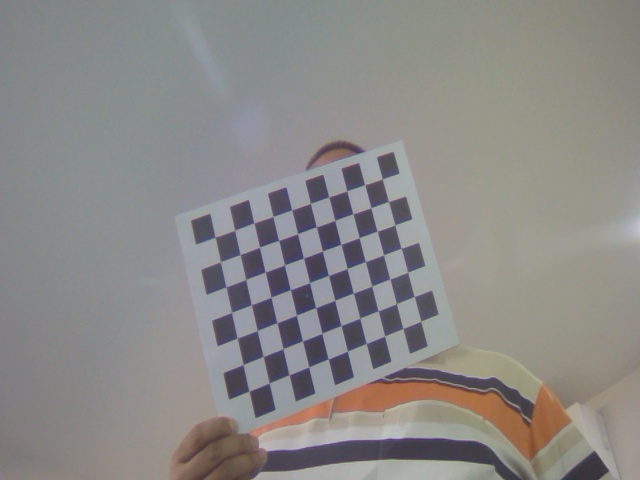
#> input picture camera_calibration/left_images/left_0.jpg, 640 x 480 px; its folder holds 4 pictures in this run
$ python stereo_calibration.py   (older library calls are emulated)
#> lines starting #> are read from the running program, lines starting #| are printed output that depends on the picture; after the words box and inside, x2 and y2 are one past the last pixel; in counts of white or black regions, pixels touching at a corner belong together; pictures that were not available may be replaced by others from this repository, and a replacement may not be noted
import numpy as np
import cv2
import glob

# Find Chessboard Corners - Object Points and Image Points
chessboard_size = (10, 7)
frame_size = (640, 480)

# Termination criteria for corner refinement
criteria = (cv2.TERM_CRITERIA_EPS + cv2.TERM_CRITERIA_MAX_ITER, 30, 0.001)

# Prepare object points, (0, 0, 0), (1, 0, 0), (2, 0, 0) ... (9, 6, 0) => chessboard_size = (10, 7)
objp = np.zeros((chessboard_size[0] * chessboard_size[1], 3), np.float32)
objp[:, :2] = np.mgrid[0:chessboard_size[0], 0:chessboard_size[1]].T.reshape(-1, 2)

# Arrays to store object points and image points from all the images.
objpoints = []  # 3d point in real-world space.
imgpointsL = []  # 2d point in left image plane.
imgpointsR = []  # 2d point in right image plane.

# Read images from the left_images and right_images directories
left_images = sorted(glob.glob('./left_images/*.jpg'))
right_images = sorted(glob.glob('./right_images/*.jpg'))

# Create an OpenCV window to display stereo images
cv2.namedWindow('Draw Stereo Images', cv2.WINDOW_NORMAL)

# Loop through the images
for left_image_path, right_image_path in zip(left_images, right_images):
    # Read the left and right images
    left_image = cv2.imread(left_image_path)
#> left_image is the input picture: shape (480, 640, 3); mean B, G, R 135.5, 137.3, 139.2
    right_image = cv2.imread(right_image_path)
    left_gray = cv2.cvtColor(left_image, cv2.COLOR_BGR2GRAY)
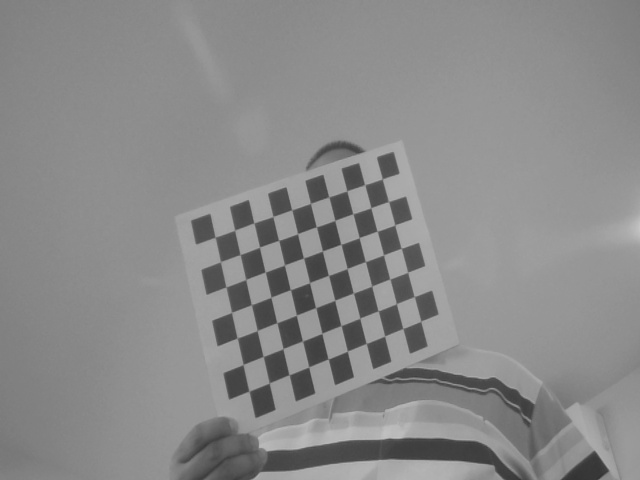
#> left_gray: shape (480, 640); min 50, max 196, mean 137.7
    right_gray = cv2.cvtColor(right_image, cv2.COLOR_BGR2GRAY)

    # Find the chessboard corners
    retL, cornersL = cv2.findChessboardCorners(left_gray, chessboard_size, None)
#> retL = True; cornersL = 70 rows, first 8: [215.2, 237.5], [234.9, 230.4], [253.6, 223.2], [273, 216.6], [291.6, 209.6], [310.5, 203.4], [328.8, 197.4], [346.9, 191]
    retR, cornersR = cv2.findChessboardCorners(right_gray, chessboard_size, None)
#> retR = True; cornersR has the same summary as cornersL

    # If found, add object points, image points (after refining them)
    if retL and retR:  # Checking if both corners are found
        objpoints.append(objp)

        # Refine the corner locations to sub-pixel accuracy
        cornersL = cv2.cornerSubPix(left_gray, cornersL, (11, 11), (-1, -1), criteria)
#> cornersL = 70 rows, first 8: [215.2, 237.3], [234.6, 230.2], [253.9, 222.9], [272.9, 216.6], [291.8, 209.8], [310.4, 203.4], [328.8, 196.9], [346.8, 190.9]
        imgpointsL.append(cornersL)

        cornersR = cv2.cornerSubPix(right_gray, cornersR, (11, 11), (-1, -1), criteria)
#> cornersR has the same summary as cornersL
        imgpointsR.append(cornersR)

        # Draw and display the corners
        cv2.drawChessboardCorners(left_image, chessboard_size, cornersL, retL)
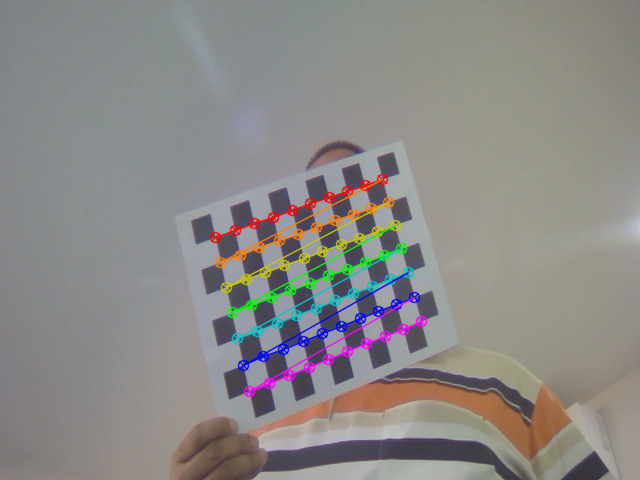
#> left_image: shape (480, 640, 3); 3.84% of pixels changed, all inside (x1, y1, x2, y2) = (209, 173, 428, 398)
        cv2.drawChessboardCorners(right_image, chessboard_size, cornersR, retR)

        # Concatenate the left and right images
        stereo_image = cv2.hconcat([left_image, right_image])
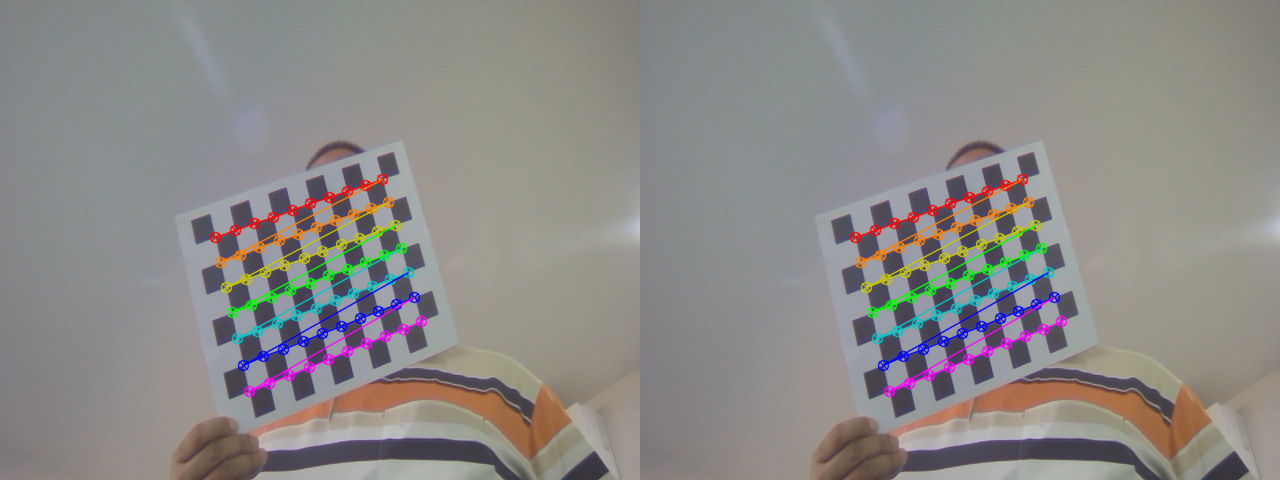
#> stereo_image: shape (480, 1280, 3); mean B, G, R 134.9, 137.3, 139.5

        # Display the stereo image in the 'Draw Stereo Images' window
        cv2.imshow('Draw Stereo Images', stereo_image)
        cv2.waitKey(500)  # Wait for a key press to proceed to the next image

# Close the window after all images have been displayed
cv2.destroyAllWindows()

# Calibration for left camera
retL, cameraMatrixL, distL, rvecsL, tvecsL = cv2.calibrateCamera(objpoints, imgpointsL, frame_size, None, None)
#> retL = 0.119; cameraMatrixL = [[761.3, 0, 333.1], [0, 1001.3, 240.1], [0, 0, 1]]; distL = [[-0.0133, -17.49, 0.0401, -0.01, 286.3]]; rvecsL = ([-0.254, -0.209, -0.293],); tvecsL = ([-5.84, -0.147, 37.64],)
heightL, widthL, channelsL = left_image.shape
#> heightL = 480; widthL = 640; channelsL = 3
newCameraMatrixL, roiL = cv2.getOptimalNewCameraMatrix(cameraMatrixL, distL, (widthL, heightL), 1, (widthL, heightL))
#> newCameraMatrixL = [[1483.2, 0, 306.9], [0, 996.7, 246.4], [0, 0, 1]]; roiL = (161, 189, 331, 108)

# Calibration for right camera
retR, cameraMatrixR, distR, rvecsR, tvecsR = cv2.calibrateCamera(objpoints, imgpointsR, frame_size, None, None)
#> retR = 0.119; cameraMatrixR = [[761.3, 0, 333.1], [0, 1001.3, 240.1], [0, 0, 1]]; distR = [[-0.0133, -17.49, 0.0401, -0.01, 286.3]]; rvecsR = ([-0.254, -0.209, -0.293],); tvecsR = ([-5.84, -0.147, 37.64],)
heightR, widthR, channelsR = right_image.shape
#> heightR = 480; widthR = 640; channelsR = 3
newCameraMatrixR, roiR = cv2.getOptimalNewCameraMatrix(cameraMatrixR, distR, (widthR, heightR), 1, (widthR, heightR))
#> newCameraMatrixR = [[1483.2, 0, 306.9], [0, 996.7, 246.4], [0, 0, 1]]; roiR = (161, 189, 331, 108)

# Stereo Vision Calibration
flags = 0
flags |= cv2.CALIB_FIX_INTRINSIC
# Here we fix the intrinsic camera matrices so that only Rot, Trans, Emat, and Fmat are calculated.
# Hence intrinsic parameters are the same

criteria_stereo = (cv2.TERM_CRITERIA_EPS + cv2.TERM_CRITERIA_MAX_ITER, 30, 0.001)

# Calculate the transformation between the two cameras and Essential and Fundamental Matrix
retStereo, newCameraMatrixL, distL, newCameraMatrixR, distR, rot, trans, essentialMatrix, fundamentalMatrix = cv2.stereoCalibrate(objpoints, imgpointsL, imgpointsR, newCameraMatrixL, distL, newCameraMatrixR, distR, left_gray.shape[::-1], criteria_stereo, flags)
#> retStereo = 3.37; rot = [[1, 7.51e-11, 1.46e-12], [-7.51e-11, 1, 7.47e-13], [-1.46e-12, -7.47e-13, 1]]; trans = [-4.5e-10, 3.69e-11, 1.36e-09]; essentialMatrix = [[1.02e-19, -1.36e-09, 3.69e-11], [1.36e-09, 1.02e-19, 4.5e-10], [-3.69e-11, -4.5e-10, -3.9e-22]]; fundamentalMatrix = [[1.3e-05, -256915.7, 70237691.2], [256915.7, 2.86e-05, 47171561.7], [-70237691.2, -47171561.7, 1]]

# Stereo Rectification
rectifyScale= 1
rectL, rectR, projMatrixL, projMatrixR, Q, roi_L, roi_R = cv2.stereoRectify(newCameraMatrixL, distL, newCameraMatrixR, distR, left_gray.shape[::-1], rot, trans, rectifyScale,(0,0))
#> rectL = [[0.314, -0.0257, -0.949], [0.0257, 0.999, -0.0186], [0.949, -0.0186, 0.314]]; rectR has the same summary as rectL; projMatrixL = [[996.7, 0, 4994.8, 0], [0, 996.7, 356.3, 0], [0, 0, 1, 0]]; projMatrixR = [[996.7, 0, 4994.8, -1.43e-06], [0, 996.7, 356.3, 0], [0, 0, 1, 0]]; Q = [[1, 0, 0, -4994.8], [0, 1, 0, -356.3], [0, 0, 0, 996.7], [0, 0, 697555718, 0]]; roi_L = (0, 0, 640, 480); roi_R = (0, 0, 640, 480)

stereoMapL = cv2.initUndistortRectifyMap(newCameraMatrixL, distL, rectL, projMatrixL, left_gray.shape[::-1], cv2.CV_16SC2)
stereoMapR = cv2.initUndistortRectifyMap(newCameraMatrixR, distR, rectR, projMatrixR, right_gray.shape[::-1], cv2.CV_16SC2)

# Calculate RMS error percentage
rms_error_percentage = (retStereo / (left_image.shape[0] * left_image.shape[1])) * 100
#> rms_error_percentage = 0.0011

# Save parameters to file
print("Saving parameters!")
np.save('stereoMapL_x.npy', stereoMapL[0])
np.save('stereoMapL_y.npy', stereoMapL[1])
np.save('stereoMapR_x.npy', stereoMapR[0])
np.save('stereoMapR_y.npy', stereoMapR[1])
np.save('roi_L.npy', roi_L)
np.save('roi_R.npy', roi_R)

# Write RMS error and significant adjustment values to a text file
with open("stereo_calibration_parameters.txt", "w") as file:
    file.write("RMS Error: {} ({}%)\n".format(retStereo, rms_error_percentage))
    file.write("\n")
    file.write("===== Params =====")
    file.write("\n")
    file.write("New Camera Matrix Left:\n{}\n".format(newCameraMatrixL))
    file.write("\n")
    file.write("Distortion Coefficients Left:\n{}\n".format(distL))
    file.write("\n")
    file.write("New Camera Matrix Right:\n{}\n".format(newCameraMatrixR))
    file.write("\n")
    file.write("Distortion Coefficients Right:\n{}\n".format(distR))
    file.write("\n")
    file.write("Rotation Matrix:\n{}\n".format(rot))
    file.write("\n")
    file.write("Translation Vector:\n{}\n".format(trans))
    file.write("\n")
    file.write("Essential Matrix:\n{}\n".format(essentialMatrix))
    file.write("\n")
    file.write("Fundamental Matrix:\n{}\n".format(fundamentalMatrix))
    file.write("\n")
    file.write("===== StereoParams =====")
    file.write("Stereo Map Left X:\n{}\n".format(stereoMapL[0]))
    file.write("\n")
    file.write("Stereo Map Left Y:\n{}\n".format(stereoMapL[1]))
    file.write("\n")
    file.write("Stereo Map Right X:\n{}\n".format(stereoMapR[0]))
    file.write("\n")
    file.write("Stereo Map Right Y:\n{}\n".format(stereoMapR[1]))
    file.write("\n")
    file.write("Project Matrix Left :\n{}\n".format(projMatrixL))
    file.write("\n")
    file.write("Project Matrix Right :\n{}\n".format(projMatrixR))
    file.write("\n")
    file.write("Rectify Roi Left :\n{}\n".format(roi_L))
    file.write("\n")
    file.write("Rectify Roi Right :\n{}\n".format(roi_R))
